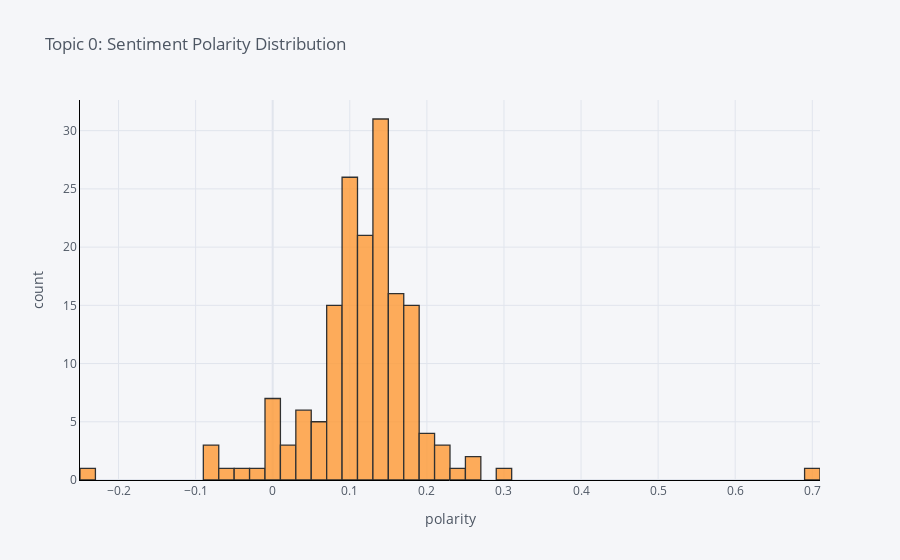

Notebook code cell kept with this figure:
### Code cell
plot_model(lda, plot = 'sentiment')

### Figure 1 — Plotly figure (JSON) as saved in the notebook; plotly's stock layout.template omitted (floating-point values rounded to 4 significant figures; data arrays with more than 128 entries replaced by an {"elided": "..."} marker saying what was removed)
{"data": [{"histfunc": "count", "histnorm": "", "marker": {"color": "rgba(255, 153, 51, 1.0)", "line": {"color": "#000000", "width": 1.3}}, "name": "en", "nbinsx": 50, "opacity": 0.8, "orientation": "v", "type": "histogram", "x": {"elided": "164 float values"}}], "layout": {"autosize": true, "barmode": "overlay", "legend": {"bgcolor": "#F5F6F9", "font": {"color": "#4D5663"}}, "paper_bgcolor": "#F5F6F9", "plot_bgcolor": "#F5F6F9", "title": {"font": {"color": "#4D5663"}, "text": "Topic 0: Sentiment Polarity Distribution"}, "xaxis": {"autorange": true, "gridcolor": "#E1E5ED", "linecolor": "black", "range": [-0.25, 0.71], "showgrid": true, "tickfont": {"color": "#4D5663"}, "title": {"font": {"color": "#4D5663"}, "text": "polarity"}, "type": "linear", "zerolinecolor": "#E1E5ED"}, "yaxis": {"autorange": true, "gridcolor": "#E1E5ED", "linecolor": "black", "range": [0, 32.63], "showgrid": true, "tickfont": {"color": "#4D5663"}, "title": {"font": {"color": "#4D5663"}, "text": "count"}, "zerolinecolor": "#E1E5ED"}}}
